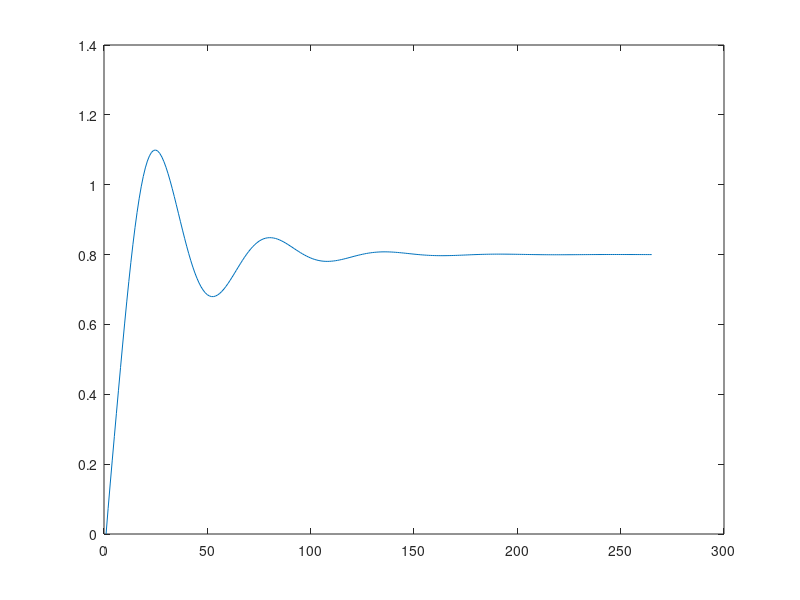

Write the MATLAB code that produced this figure.
% Find the response of First order system w.r.t unit step input

clc ;
close all;
clear all;


% T_f = \frac{s^2 + 4s + 8}{s^3 + 5s^2 + 6s + 10}

num = [1 4 8]
den = [1 5 6 10]

sys = tf(num, den)

plot(step(sys))
% title('First order system')


